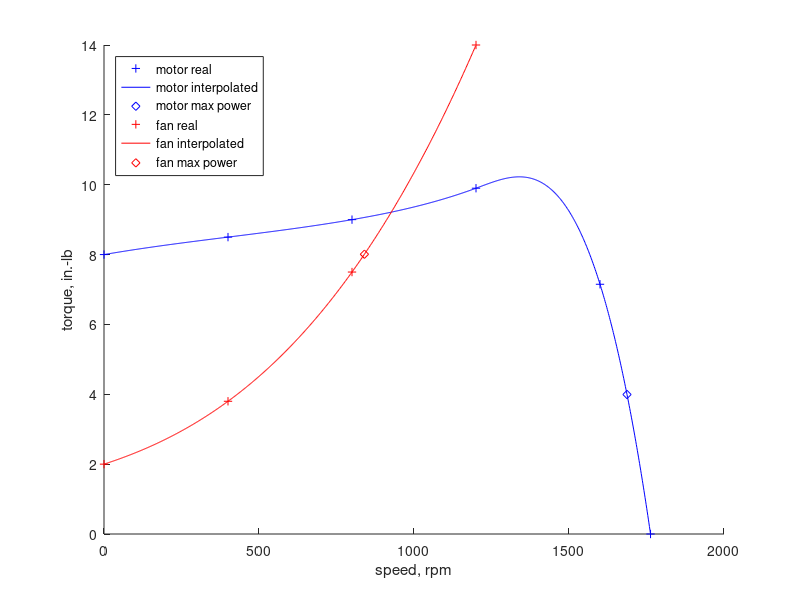

The MATLAB script that drew this image:
clc
clear all
close all

motor=[0, 400, 800, 1200, 1600, 1763;
       8, 8.5, 9.0, 9.90, 7.15,    0];

fan=[0, 400, 800, 1200;
     2, 3.8, 7.5,   14];


stepcount = 1000;
speeds = linspace(motor(1), motor(1, end), stepcount);
motorSpline = interp1(motor(1,:), motor(2,:), speeds, 'spline');
fanSpline = interp1(fan(1,:), fan(2,:), speeds, 'spline');

[maxPower,maxPower_motorIndex] = max(speeds.*motorSpline.*(motorSpline <= 4));
[~,maxPower_fanIndex] = min(abs(speeds.*fanSpline-maxPower));
maxPower_motorTorque = motorSpline(maxPower_motorIndex);
maxPower_motorSpeed = speeds(maxPower_motorIndex);
maxPower_fanTorque = fanSpline(maxPower_fanIndex);
maxPower_fanSpeed = speeds(maxPower_fanIndex);
beltRatio = maxPower_motorSpeed/maxPower_fanSpeed;

disp('a)')
disp('  S --> 1 --> R')

fprintf('b)\n')
fprintf('  maxPower_motorSpeed = %f\n', maxPower_motorSpeed)
fprintf('  maxPower = %f\n', maxPower)

fprintf('c)\n')
fprintf('  maxPower_fanSpeed = %f\n', maxPower_fanSpeed)
fprintf('  maxPower_fanTorque = %f\n', maxPower_fanTorque)
fprintf('  beltRatio = %f\n', beltRatio)

figure(1)

ylabel('torque, in.-lb')
xlabel('speed, rpm')
hold on

plot(motor(1,:), motor(2,:), 'b+')
plot(speeds, motorSpline, 'b-')
plot(speeds(maxPower_motorIndex), motorSpline(maxPower_motorIndex), 'bd')

plot(fan(1,:), fan(2,:), 'r+')
plot(speeds, fanSpline, 'r-')
plot(maxPower_fanSpeed, maxPower_fanTorque, 'rd')

legend('motor real',...'linear','nearest','pchip',
    'motor interpolated','motor max power', 'fan real',...'linear','nearest','pchip',
    'fan interpolated','fan max power',...
    'Location', 'northwest')
hold off